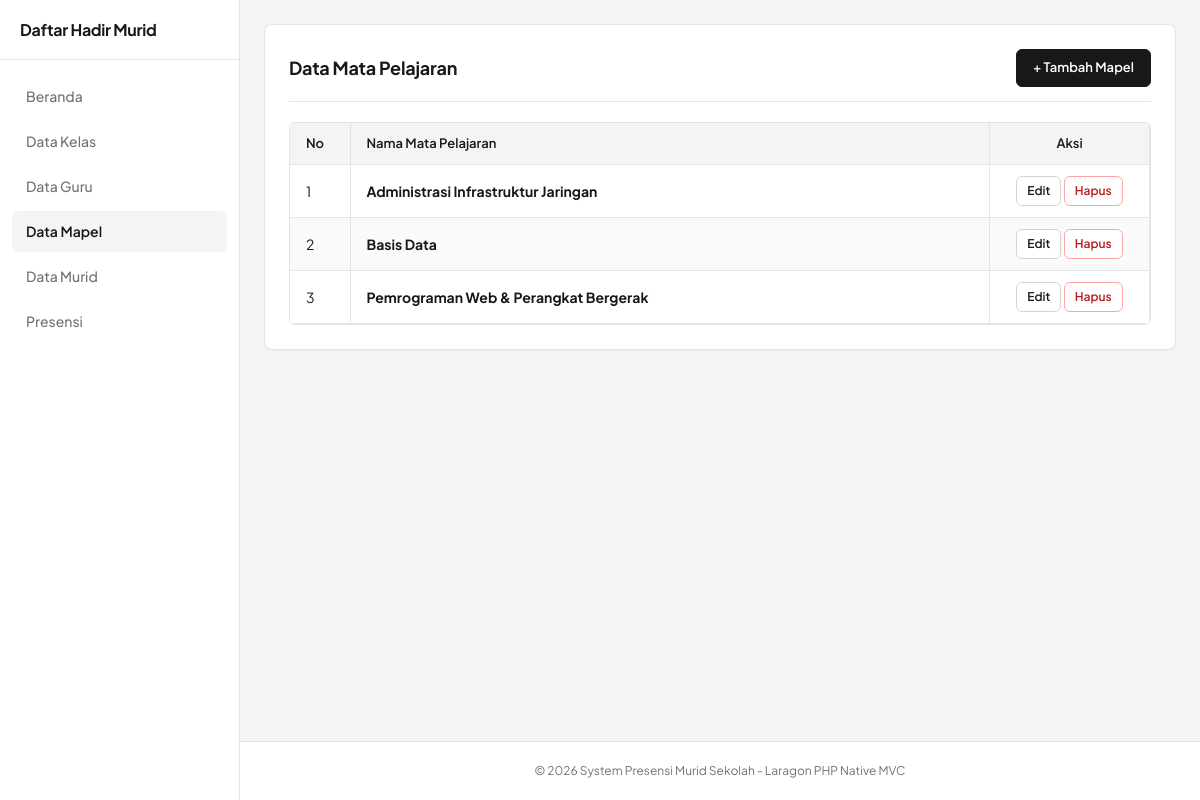
The page /mapel on the database its author committed.
### tables this page shows
CREATE TABLE `mapel` (
  `id_mapel` INT(11) NOT NULL AUTO_INCREMENT,
  `nama_mapel` VARCHAR(100) NOT NULL,
  PRIMARY KEY (`id_mapel`)
);

### app/controllers/MapelController.php (called while the page is built, shortened)
<?php
class MapelController extends Controller {
    private $mapelModel;
    public function __construct() {
        $this->mapelModel = new MapelModel();
    }
    public function index() {
        $data = [
            'title' => 'Data Mata Pelajaran',
            'mapel' => $this->mapelModel->getAll()
        ];
        $this->view('mapel/index', $data);
    }
}

### core/Router.php (called while the page is built, shortened)
<?php
class Router {
    protected $method = 'index';
    protected $params = [];
    public function __construct() {
        $this->controller = new $this->controller;
        call_user_func_array([$this->controller, $this->method], $this->params);
    }
}

### public/index.php (called while the page is built, shortened)
<?php
require_once __DIR__ . '/../core/Database.php';
require_once __DIR__ . '/../core/Model.php';
require_once __DIR__ . '/../core/Router.php';
spl_autoload_register(function ($className) {
    $modelFile = __DIR__ . '/../app/models/' . $className . '.php';
});
$app = new Router();

### core/Database.php (called while the page is built, shortened)
<?php
class Database {
    private static $instance = null;
    private $pdo;
    private function __construct() {
        $config = require __DIR__ . '/../config/database.php';
        $dsn = "mysql:host=" . $config['host'] . ";dbname=" . $config['dbname'] . ";charset=" . $config['charset'];
        $options = [
            PDO::ATTR_ERRMODE            => PDO::ERRMODE_EXCEPTION,
            PDO::ATTR_DEFAULT_FETCH_MODE => PDO::FETCH_ASSOC,
            PDO::ATTR_EMULATE_PREPARES   => false,
        ];
        try {
            $this->pdo = new PDO($dsn, $config['username'], $config['password'], $options);
        } catch (PDOException $e) {
            die("Koneksi Database Gagal: " . $e->getMessage());
        }
    }
    public static function getInstance() {
        if (self::$instance === null) {
            self::$instance = new Database();
        }
        return self::$instance;
    }
    public function query($sql, $params = []) {
        $stmt = $this->pdo->prepare($sql);
        $stmt->execute($params);
        return $stmt;
    }
    public function fetchAll($sql, $params = []) {
        return $this->query($sql, $params)->fetchAll();
    }
}

### config/database.php (called while the page is built)
<?php
return [
    'host' => 'localhost',
    'dbname' => 'db_presensi_murid',
    'username' => 'root',
    'password' => '',
    'charset' => 'utf8mb4'
];

### app/models/MapelModel.php (called while the page is built, shortened)
<?php
class MapelModel extends Model {
    public function getAll() {
        return $this->db->fetchAll("SELECT * FROM mapel ORDER BY nama_mapel ASC");
    }
}

### core/Model.php (called while the page is built, shortened)
<?php
class Model {
    public function __construct() {
        $this->db = Database::getInstance();
    }
}

### app/views/mapel/index.php (the view)
<div class="card">
    <div class="card-header">
        <h1 class="card-title">Data Mata Pelajaran</h1>
        <a href="<?= BASEURL ?>/mapel/create" class="btn btn-primary">+ Tambah Mapel</a>
    </div>
    <div class="table-responsive">
        <table class="data-table">
            <thead>
                <tr>
                    <th style="width: 60px;">No</th>
                    <th>Nama Mata Pelajaran</th>
                    <th style="width: 160px; text-align: center;">Aksi</th>
                </tr>
            </thead>
            <tbody>
                <?php if (!empty($mapel)): ?>
                    <?php $no = 1; foreach ($mapel as $m): ?>
                        <tr>
                            <td><?= $no++ ?></td>
                            <td><strong><?= htmlspecialchars($m['nama_mapel']) ?></strong></td>
                            <td style="text-align: center;">
                                <a href="<?= BASEURL ?>/mapel/edit/<?= $m['id_mapel'] ?>" class="btn btn-secondary btn-sm">Edit</a>
                                <a href="<?= BASEURL ?>/mapel/delete/<?= $m['id_mapel'] ?>" class="btn btn-danger btn-sm" onclick="return confirm('Yakin ingin menghapus mata pelajaran ini?');">Hapus</a>
                            </td>
                        </tr>
                    <?php endforeach; ?>
                <?php else: ?>
                    <tr>
                        <td colspan="3" style="text-align: center; color: var(--text-muted);">Belum ada data mata pelajaran.</td>
                    </tr>
                <?php endif; ?>
            </tbody>
        </table>
    </div>
</div>

### public/assets/css/style.css (style rules this page uses)
:root { --bg-color: #f4f4f5; --surface-color: #ffffff; --border-color: #e4e4e7; --border-dark: #d4d4d8; --text-main: #18181b; --text-muted: #71717a; --text-light: #a1a1aa; --primary: #18181b; --primary-hover: #27272a; --primary-light: #f4f4f5; --success-bg: #ecfdf5; --success-text: #047857; --info-bg: #f4f4f5; --info-text: #18181b; --warning-bg: #fffbebf5; --warning-text: #b45309; --danger-bg: #fef2f2; --danger-text: #b91c1c; --font-family: 'Plus Jakarta Sans', -apple-system, BlinkMacSystemFont, "Segoe UI", Roboto, sans-serif; }
* { box-sizing: border-box; margin: 0; padding: 0; }
body { font-family: var(--font-family); background-color: var(--bg-color); color: var(--text-main); line-height: 1.5; font-size: 14px; }
.card { background: var(--surface-color); border: 1px solid var(--border-color); border-radius: 8px; padding: 24px; margin-bottom: 24px; box-shadow: 0 1px 2px rgba(0, 0, 0, 0.03); }
.card-header { display: flex; justify-content: space-between; align-items: center; margin-bottom: 20px; padding-bottom: 14px; border-bottom: 1px solid var(--border-color); }
.card-title { font-size: 18px; font-weight: 700; color: var(--text-main); letter-spacing: -0.2px; }
.btn { display: inline-block; font-family: inherit; font-size: 13px; font-weight: 600; padding: 8px 16px; border-radius: 6px; border: 1px solid transparent; cursor: pointer; text-decoration: none; text-align: center; transition: background-color 0.15s, border-color 0.15s; }
.btn-primary { background-color: var(--primary); color: #ffffff; border-color: var(--primary); }
.btn-secondary { background-color: #ffffff; color: var(--text-main); border-color: var(--border-dark); }
.btn-danger { background-color: #ffffff; color: var(--danger-text); border-color: #fca5a5; }
.btn-sm { padding: 5px 10px; font-size: 12px; }
.table-responsive { width: 100%; overflow-x: auto; border: 1px solid var(--border-color); border-radius: 6px; }
table.data-table { width: 100%; border-collapse: collapse; background-color: var(--surface-color); text-align: left; }
table.data-table th, table.data-table td { padding: 11px 16px; border-bottom: 1px solid var(--border-color); border-right: 1px solid var(--border-color); }
table.data-table th { background-color: #f4f4f5; font-weight: 600; color: var(--text-main); font-size: 13px; }
table.data-table tr:nth-child(even) td { background-color: #fafafa; }

### rows shown on the page
mapel: nama_mapel "Administrasi Infrastruktur Jaringan"
mapel: nama_mapel "Basis Data"
mapel: nama_mapel "Pemrograman Web & Perangkat Bergerak"
